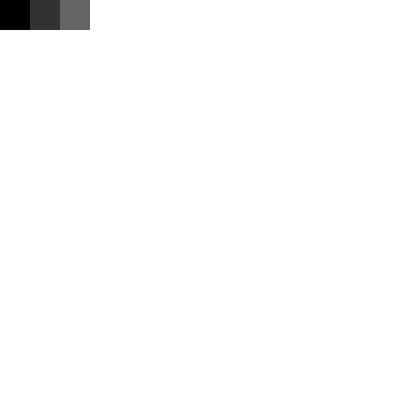
Frame 1 (no input)
Frame 60 (the mouse pressed at the canvas centre just before this capture): identical to frame 1, image omitted
Frame 120 (the mouse held since frame 60 and released just before this capture): identical to frame 1, image omitted

The Processing sketch that drew this single still picture (run headless with seeded random() and noise(); from frame 60 on, the mouse is pressed at the canvas centre):

// Processing sketch: week9_2_
// ── week9_2_.pde

void setup() {
  size(400,400);
}


void draw() {
  background(255);
  customRect();
  //println(calculateSum(120,20,100));
  println(calculateDivision(2,4));
  //customFunction();
}

void customFunction() {
  println("hi, I'm a custom function");
}

// Draws custom shape group
void customRect() {
  fill(0);
  noStroke();
  rect(0, 0, 30, 30);
  fill(50);
  rect(30, 0, 30, 30);
  fill(100);
  rect(60, 0, 30, 30);
}

// Has return type as int
// needs 3 parameters to calculate the total
int calculateSum(int a,int b,int c) {
  return (a+b+c)/3;
}


float calculateDivision(float a2,float b2) {
  float val;
  val = (a2 / b2);
  return val;
}
